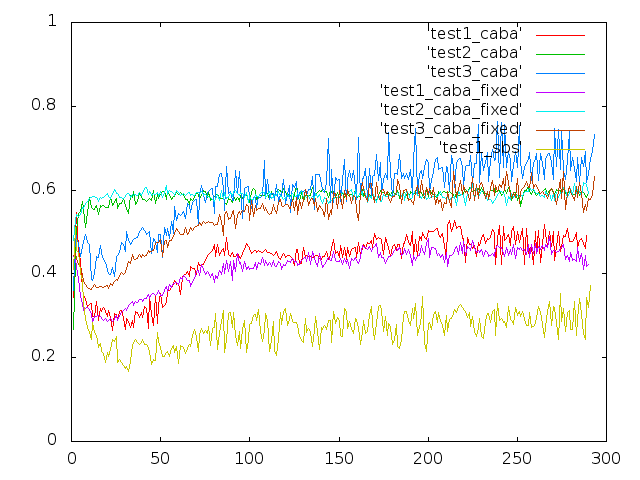

This figure's gnuplot source:
set terminal png
set output 'percentage.png'
set yrange [0:1]
plot 'test1_caba' w l, 'test2_caba' w l, 'test3_caba' w l, 'test1_caba_fixed' w l, 'test2_caba_fixed' w l, 'test3_caba_fixed' w l, 'test1_sbs' w l
